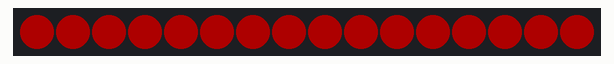
Recording of a program running on a simulated CircuitPython board. On the bench: 16 RGB LEDs in strip order, left to right. Dim RGB values are drawn brighter than linear.

Above: at 0.1 s.
At 1.1 s:
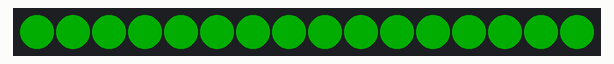
At 2.1 s:
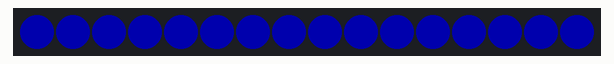

The program:

Normal_pattern_RGB.py
```python
import time
import board
import neopixel

# LED strip configuration:
LED_COUNT = 16   # Number of LED pixels.
LED_PIN = board.D18  # GPIO pin connected to the pixels (change as needed).
LED_BRIGHTNESS = 0.2  # Set the brightness (0.0 to 1.0)

# Create NeoPixel object with configuration above:
strip = neopixel.NeoPixel(LED_PIN, LED_COUNT, brightness=LED_BRIGHTNESS, auto_write=False)

try:
    while True:
        # Set all LEDs to red
        strip.fill((255, 0, 0))
        strip.show()
        time.sleep(1)

        # Set all LEDs to green
        strip.fill((0, 255, 0))
        strip.show()
        time.sleep(1)

        # Set all LEDs to blue
        strip.fill((0, 0, 255))
        strip.show()
        time.sleep(1)

except KeyboardInterrupt:
    # Clean up on keyboard interrupt
    strip.fill((0, 0, 0))
    strip.show()
```

Measured:
- by itself, everything shown: repeats every 3.0 s, in 3 steps
- what the display in image 1 shows lasts 1.0 s, from 1.0 s to 2.0 s
